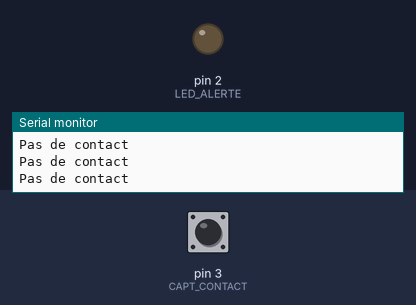
Bench run of a sketch on a simulated Arduino Uno, built with avr-gcc and run on an emulated ATmega328P. Parts: output pins drawn as LEDs (lit = HIGH), the last lines printed to the serial monitor. Dashed ring = blinking. The inputs (shaded band) are chosen by the test bench; at power-on: pin 3 (CAPT_CONTACT) HIGH.

Above: at 1.2 s.
1.3 s: pin 3 (CAPT_CONTACT) pulled LOW for 0.15 s
At 1.57 s:
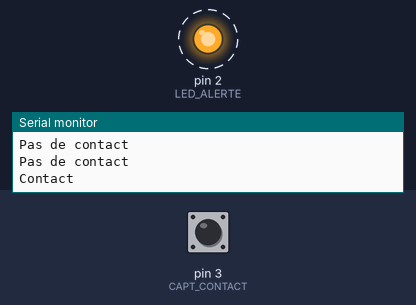
3.1 s: pin 3 (CAPT_CONTACT) pulled LOW for 1 s
At 3.41 s:
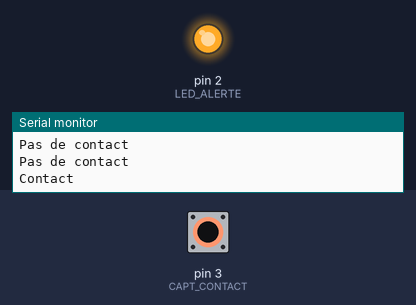
7.1 s: pin 3 (CAPT_CONTACT) pulsed LOW 2 times (0.12 s each, 0.3 s apart)
At 9.0 s:
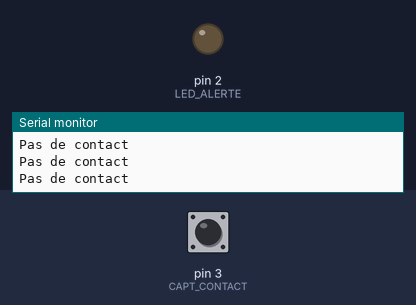
10.7 s: pin 3 (CAPT_CONTACT) pulled LOW for 3.2 s
At 11.02 s:
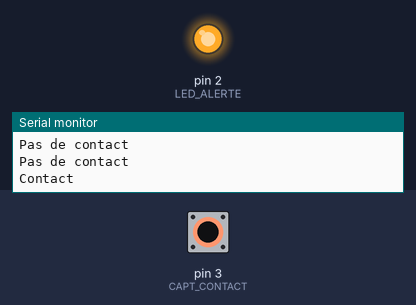
15.4 s: pin 3 (CAPT_CONTACT) pulsed LOW 5 times (0.12 s each, 0.3 s apart)
At 18.2 s:
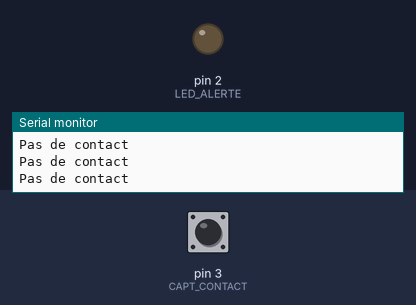
Timing chart, 0 to 19.7 s (numbered marks = the images above; inputs shaded):
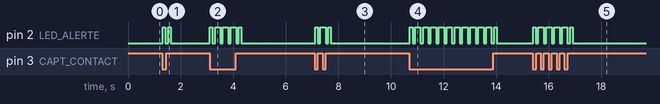

The sketch:

Alarme.ino
```cpp
const int LED_ALERTE = 2;
const int CAPT_CONTACT = 3;
const int nbTours = 10;
int val;


void setup() {
  Serial.begin(9600);
  // put your setup code here, to run once:
pinMode (LED_ALERTE, OUTPUT);
pinMode(CAPT_CONTACT, INPUT_PULLUP);


}

void loop() {
capt_contact();


}

void alert() {
  digitalWrite(LED_ALERTE, HIGH);
  delay(100);
  digitalWrite(LED_ALERTE, LOW);
  delay(100);
  digitalWrite(LED_ALERTE, HIGH);
  delay(100);
  digitalWrite(LED_ALERTE, LOW);

  }


bool capt_contact(){

boolean  etatContact = digitalRead(CAPT_CONTACT);
  if(!etatContact){
    Serial.println("Contact");
    alert();
  }
  else {
    Serial.println("Pas de contact");
  }
}
```

Measured:
- after the input at 1.3 s, pin 2 (LED_ALERTE): alternates HIGH for 0.10 s and LOW for 0.10 s, 4 changes in all, then stays LOW, starting at once
- after the input at 3.1 s, pin 2 (LED_ALERTE): goes HIGH 0.10 s, 3 × (LOW 0.10 s, HIGH 0.20 s), LOW 0.10 s, HIGH 0.10 s, then LOW, starting at once
- after the input at 7.1 s, pin 2 (LED_ALERTE): goes HIGH 0.10 s, LOW 0.10 s, HIGH 0.20 s, LOW 0.10 s, HIGH 0.10 s, then LOW, starting at once
- after the input at 10.7 s, pin 2 (LED_ALERTE): goes HIGH 0.10 s, 10 × (LOW 0.10 s, HIGH 0.20 s), LOW 0.10 s, HIGH 0.10 s, then LOW, starting at once
- after the input at 15.4 s, pin 2 (LED_ALERTE): goes HIGH 0.10 s, 4 × (LOW 0.10 s, HIGH 0.20 s), LOW 0.10 s, HIGH 0.10 s, then LOW, starting at once
